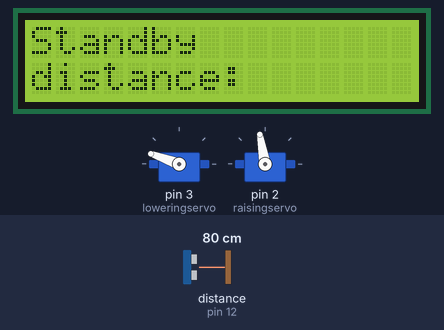
A sketch run on a simulated Arduino Uno, built with avr-gcc and run on an emulated ATmega328P. Shown: 16×2 character LCD, 2 × servo. The test bench sets the inputs (shaded band); at power-on: distance to the obstacle (sensor on pin 12) 80 cm. The echo pulse lasts 58.3 µs per cm; what the sketch prints to the serial monitor is not drawn.

Above: at 4.26 s.
4.3 s: distance to the obstacle (sensor on pin 12) set to 2 cm
At 4.72 s:
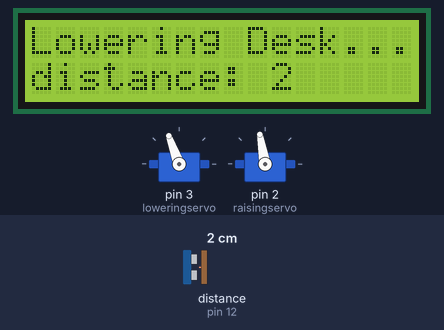
6.4 s: distance to the obstacle (sensor on pin 12) set to 13 cm
At 6.88 s:
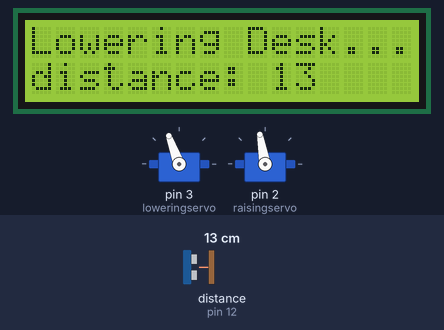
8.2 s: distance to the obstacle (sensor on pin 12) set to 16 cm
At 8.74 s:
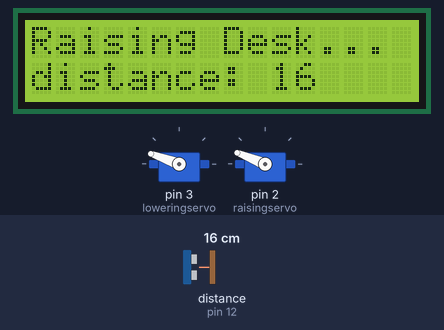
Timing chart, 0 to 11.2 s (numbered marks = the images above; inputs shaded):
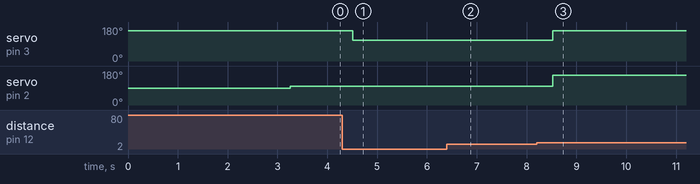

Measured:
- the behaviour switches between 14 and 15 cm on distance to the obstacle (sensor on pin 12) (found by bisection; images 2 and 3)
- after the input at 4.3 s, servo on pin 3 (loweringservo): 160° → 110° after 0.21 s; the display: first differs from a run without the input after 0.21 s (image 1 shows a later state)
- after the input at 8.2 s, servo on pin 3 (loweringservo): 110° → 160° after 0.32 s; servo on pin 2 (raisingservo): 100° → 158° after 0.32 s; the display: first differs from a run without the input after 0.14 s (image 3 shows a later state)

The sketch:

Desk_Adjuster.ino
```cpp
#include <Servo.h>
#include <Servo.h>
#include "SR04.h"
#include <LiquidCrystal.h>

//initialize the library with the numbers of the interface pins
LiquidCrystal lcd(5, 6, 7, 8, 9, 10);

//initilize the ultrasonic sensor pins
int trig_pin = 12;
int echo_pin = 11;
SR04 sensor = SR04(echo_pin, trig_pin);

//intilize servo motors
Servo raisingservo;
Servo loweringservo;
long distance;

void setup() {
  Serial.begin(9600);

  lcd.begin(16, 2);

  loweringservo.attach(3);
  loweringservo.write(160);
  raisingservo.attach(2);
  raisingservo.write(90);

  lcd.print("Initialzing...");

  delay(3000);
}

void loop() {
  distance = sensor.DistanceAvg();
  Serial.println(distance);
  delay(50);

  if( distance < 30 ){
    if( distance < 15 ){
      //lowering function
      lcd.setCursor(1, 0);
      lcd.clear();
      lcd.print( "Lowering Desk..." );
      raisingservo.write(100);
      loweringservo.write(110);
    } else if ( distance >= 15 ){
      //raising function
      lcd.setCursor(1, 0);
      lcd.clear();
      lcd.print( "Raising Desk..." );
      loweringservo.write(160);
      raisingservo.write(158);
    }
  } else {
    //standby function
    lcd.setCursor(1, 0);
    lcd.clear();
    lcd.print( "Standby" );
    raisingservo.write(100);
    loweringservo.write(160);
  }
  lcd.setCursor(0, 1);
  lcd.print( "distance: " );
  lcd.print( sensor.DistanceAvg() );
}
```
